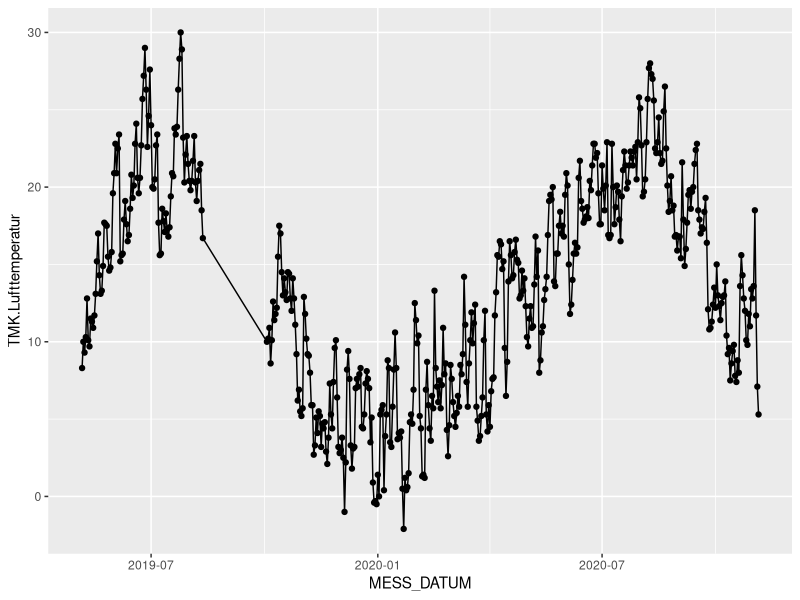
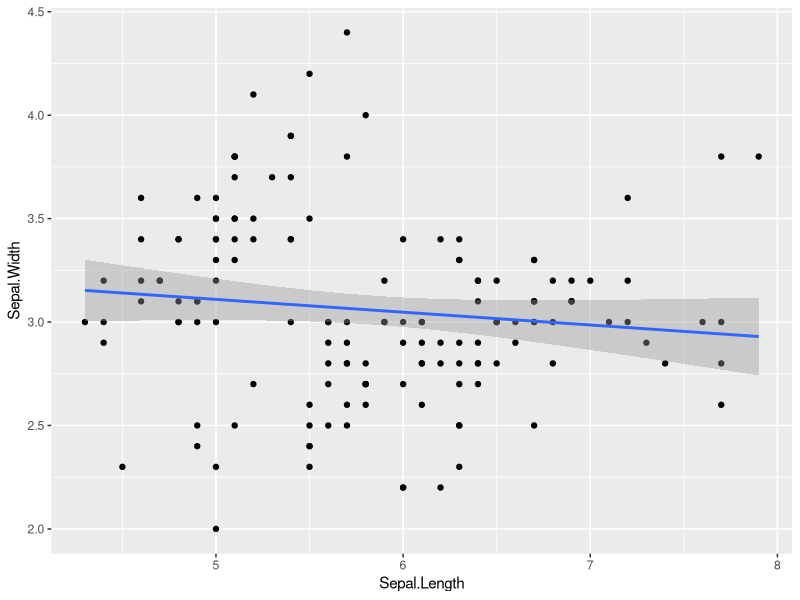
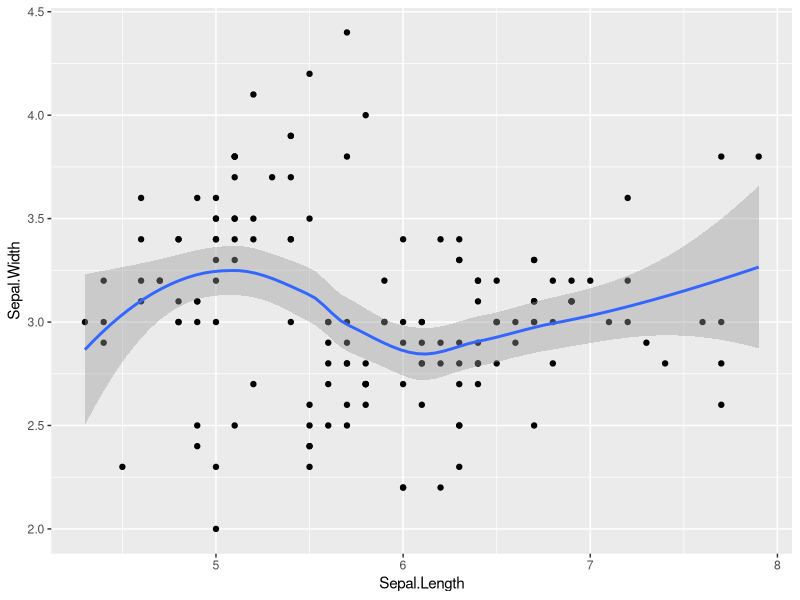
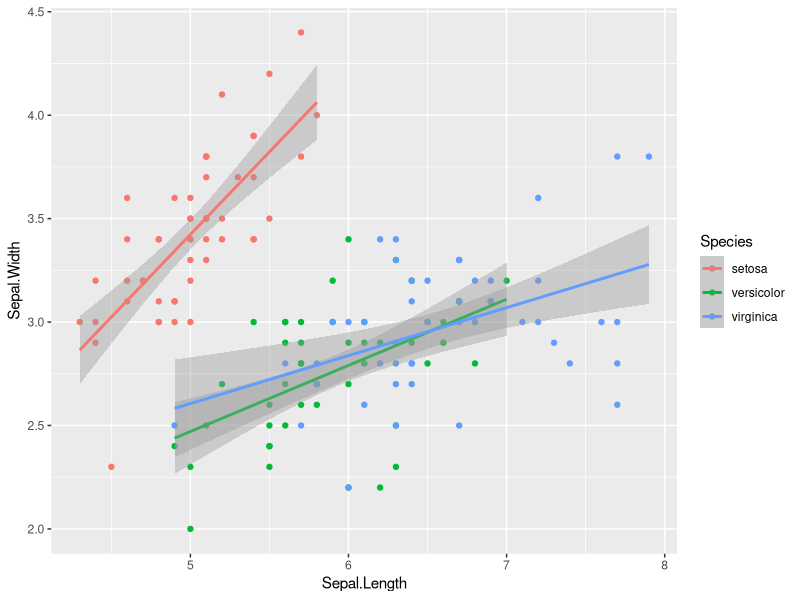
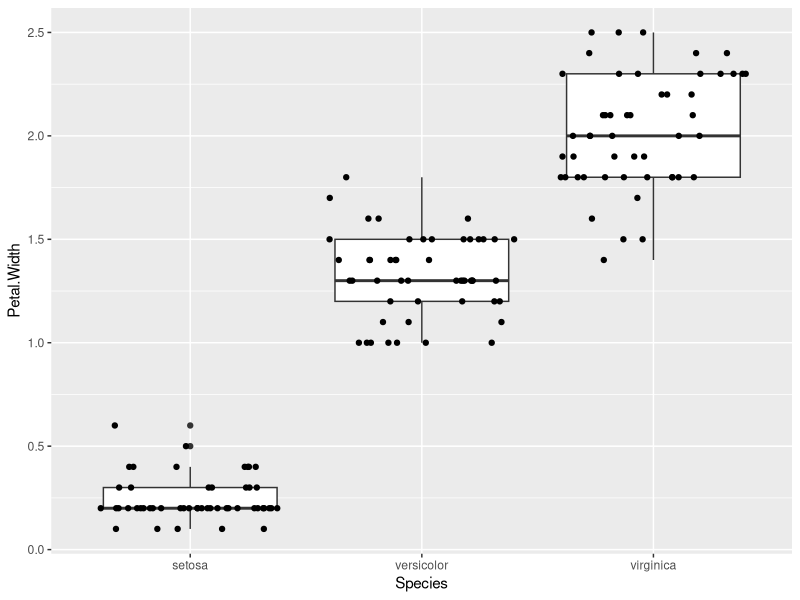
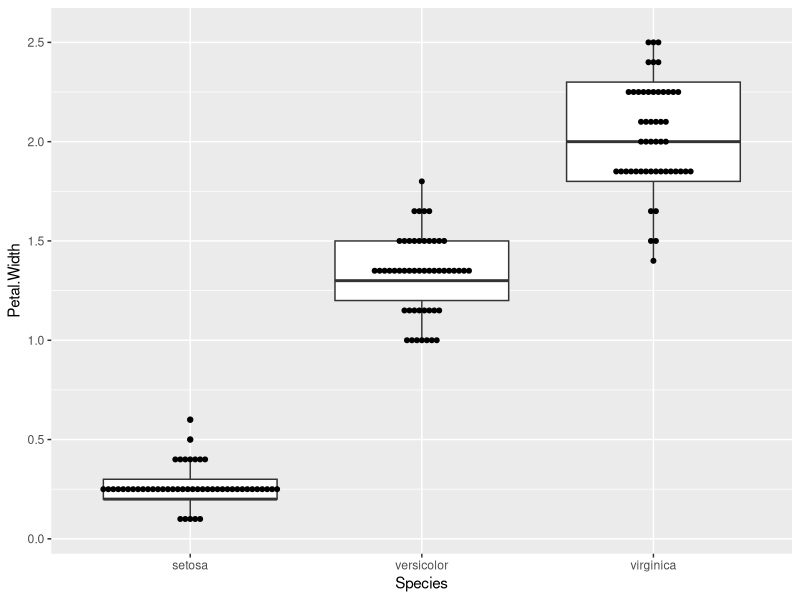
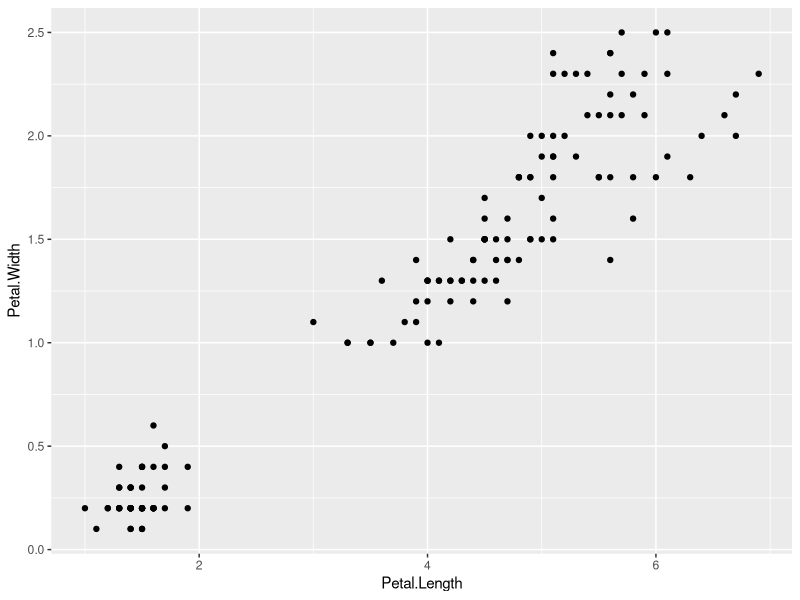
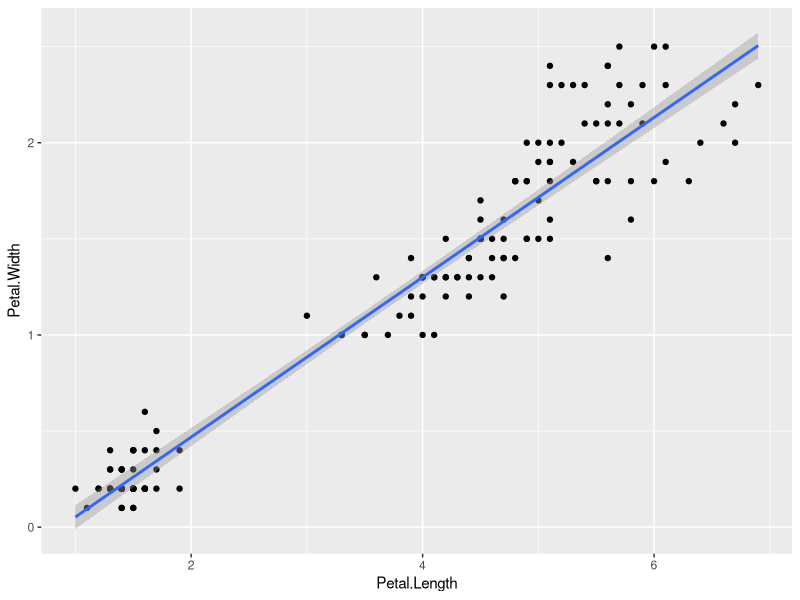

Write the R code that produced these figures, in order.
## ---- chunk 1

knitr::opts_chunk$set(
  class.output  = "bg-success",
  class.message = "bg-info text-info",
  class.warning = "bg-warning text-warning",
  class.error   = "bg-danger text-danger"
  )
## ---- chunk 2

usePackage <- function(p)   
{ 
  if (!is.element(p, installed.packages()[,1])) 
    install.packages(p, dep = TRUE, repos="https://cloud.r-project.org/", lib=.libPaths()[1]) 
  require(p, character.only = TRUE) 
} 
  
usePackage("data.table")
usePackage("ggplot2")

## ---- chunk 3
library("ggplot2")
library("data.table")

##########################################################################################
# Read file
##########################################################################################
clim <- fread("clim_DWD_Geisenheim_current.csv")
clim[,"MESS_DATUM":=as.POSIXct(MESS_DATUM)] 

##########################################################################################

# combine plots
ggplot(data=clim[-c(100:150),], aes(x=MESS_DATUM, y=TMK.Lufttemperatur))+ # Init Data
  geom_point()+ # Layer 1
  geom_line()   # Layer 2 [on top of Layer 1]


## ---- chunk 4

# regression line across all data
ggplot(data=iris, aes(x=Sepal.Length, y=Sepal.Width))+
  geom_point()+
  geom_smooth(method="lm")   #linear model

# Without specification of linear model - automatic model selection
ggplot(data=iris, aes(x=Sepal.Length, y=Sepal.Width))+
  geom_point()+
  geom_smooth()

# LM: Linear regression model  
# LOESS (locally estimated scatterplot smoothing) 
# Alternative: generalized additive model (GAM) 

# Regression line for subsets [grouped by color = species] 
ggplot(data=iris, aes(x=Sepal.Length, y=Sepal.Width, color=Species))+
  geom_point()+
  geom_smooth(method="lm")  #linear model


## ---- chunk 5

# jitter is more appropriate for more and real continuous data [here: 0.1 cm 'categories']
ggplot(data=iris, aes(x=Species,y=Petal.Width))+
  geom_boxplot()+
  geom_jitter( height = 0)   #do not allow random positions in y-direction

# better alternative dotplot
ggplot(data=iris, aes(x=Species,y=Petal.Width))+
  geom_boxplot()+
  geom_dotplot(binaxis='y', stackdir='center', binwidth = 0.1,dotsize=0.25)


## ---- chunk 6
# Save a plot object into a variable - without displaying the plot
p0 <- ggplot(iris,aes(x=Petal.Length, y= Petal.Width))+
        geom_point()

# display plot by calling the variable
p0

# add layer to p0 and display plot
p0 +
  geom_smooth(method="lm")


# save new plot to another variable
p1 <- p0 +
          geom_smooth(method="lm")

# output p1 
p1 

# additional layers for appearance modification, e.g. 'themes' [details follow soon]
p0 +
  theme_bw()


# Store only the data initialization layer to generate different types of plots 
p00 <- ggplot(iris,aes(x=Species, y=Petal.Width))

p00 + geom_boxplot()

p00 + geom_violin()

## ---- chunk 7

sessionInfo()
